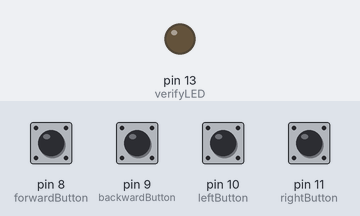
Recording of a sketch running on a simulated Arduino Uno, built with avr-gcc and run on an emulated ATmega328P. On the bench: output pins drawn as LEDs (lit = HIGH). The test bench sets the inputs (shaded band); at power-on: pin 8 (forwardButton), pin 9 (backwardButton), pin 10 (leftButton), pin 11 (rightButton) LOW. What the sketch prints to the serial monitor is not drawn.

Above: at 0.1 s.
At 1.2 s:
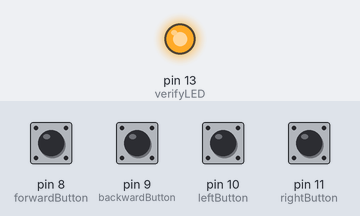
1.3 s: pin 8 (forwardButton) pulled HIGH for 1 s
3.8 s: pin 9 (backwardButton) pulled HIGH for 0.15 s
5.4 s: pin 10 (leftButton) pulled HIGH for 1 s
7.9 s: pin 11 (rightButton) pulled HIGH for 0.15 s
11.0 s: pin 9 (backwardButton) pulled HIGH for 1 s
13.5 s: pin 11 (rightButton) pulled HIGH for 1 s
Timing chart, 0 to 16.5 s (numbered marks = the images above; inputs shaded):
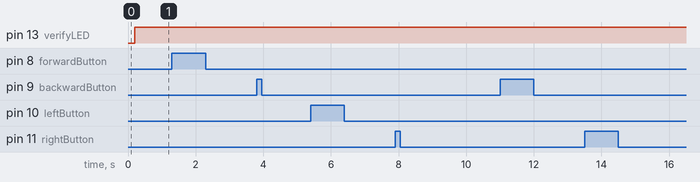

The sketch:

button_controller.ino
```cpp
// (licence header left out)
int BaudRate = 9600;     // Baud rate for serial communications
int zero = 0;
int fiveSeconds = 5000;

int forwardButton = 8;
int backwardButton = 9;
int leftButton = 10;
int rightButton = 11;

int verifyLED = 13;

int asciiF = 70;
int asciiB = 66;
int asciiS = 83;
int asciiL = 76;
int asciiR = 82;

void setup() {
  Serial.begin(BaudRate);
  //delay(fiveSeconds);
  Serial.flush();

  pinMode(forwardButton, INPUT);
  pinMode(backwardButton, INPUT);
  pinMode(rightButton, INPUT);
  pinMode(leftButton, INPUT);
  pinMode(verifyLED, OUTPUT);
}

void loop() {

  int forwardVal = digitalDebounceRead(forwardButton);
  int backwardVal = digitalDebounceRead(backwardButton);
  int rightVal = digitalDebounceRead(rightButton);
  int leftVal = digitalDebounceRead(leftButton);

  if(forwardVal == HIGH) {
    Serial.write(asciiF);
    validateFeedback(asciiF, Serial.read());
  }
  else if(backwardVal == HIGH) {
    Serial.write(asciiB);
    validateFeedback(asciiB, Serial.read());
  }
  else if(rightVal == HIGH) {
    Serial.write(asciiR);
    validateFeedback(asciiR, Serial.read());
  }
  else if(leftVal == HIGH) {
    Serial.write(asciiL);
    validateFeedback(asciiL, Serial.read());
  }
  else {
    Serial.write(asciiS);
    validateFeedback(asciiS, Serial.read());
  }
  Serial.flush();
}

void validateFeedback(int writtenVal, int readVal) {
  if(writtenVal != readVal) {
    digitalWrite(verifyLED, HIGH);
  }
  else {
    digitalWrite(verifyLED, LOW);
  }
}

int digitalDebounceRead(int pinToRead) {
  int initialState = digitalRead(pinToRead);
  delay(50); // delay 50 milliseconds
  int laterState = digitalRead(pinToRead);
  if(initialState == laterState) {
    return initialState;
  }
  return LOW;
}
```

Measured:
- after the input at 1.3 s, every drawn part: stays the same
- after the input at 3.8 s, every drawn part: stays the same
- after the input at 5.4 s, every drawn part: stays the same
- after the input at 7.9 s, every drawn part: stays the same
- after the input at 11.0 s, every drawn part: stays the same
- after the input at 13.5 s, every drawn part: stays the same
